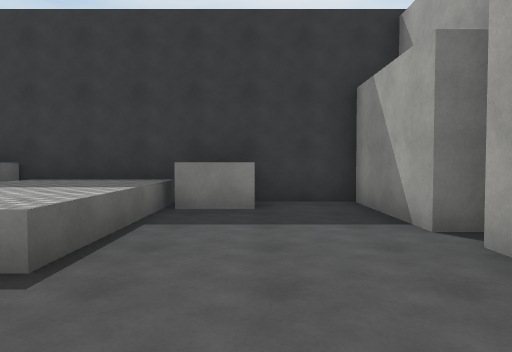
view 1 (above)

19 first-person views from a walk through a scene from a Unity 3-D project. The camera is 1.4 m above the floor, tilts 2° down and sees 70° across. The floor is counted in squares, 2 m on a side. Each view is taken from the middle of a square. On the plan, view 1 faces up. The plan holds only what a view shows up to about 11 squares ahead; the rest is blank. Surface patterns are stand-ins for the level's own textures.

view 2
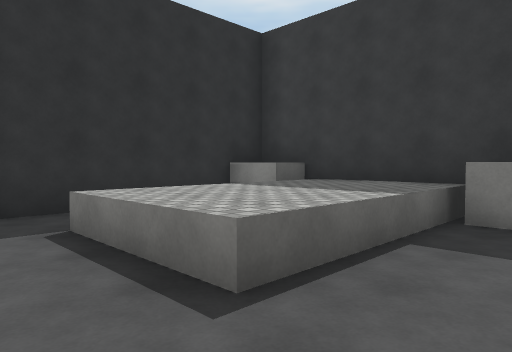

view 3
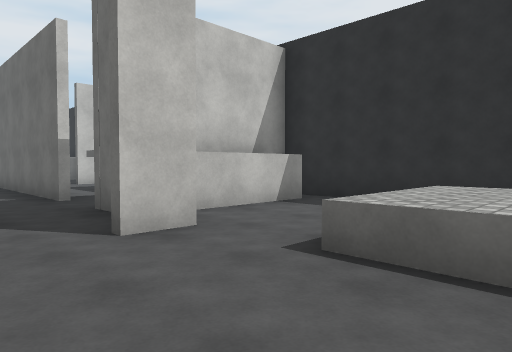

view 4
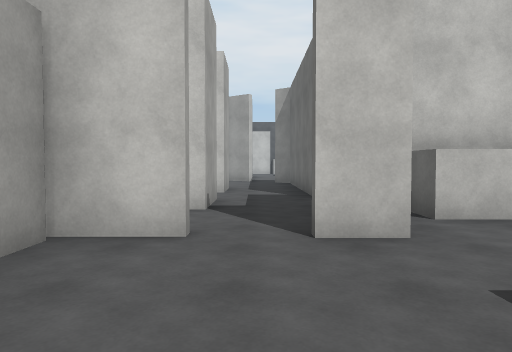

view 5
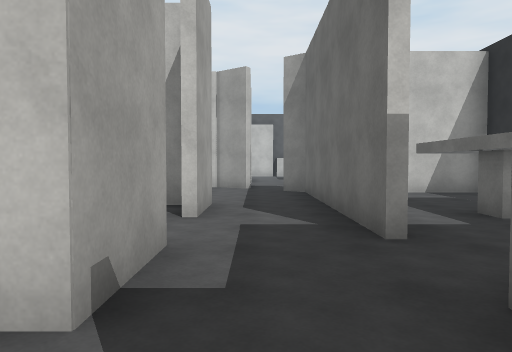

view 6
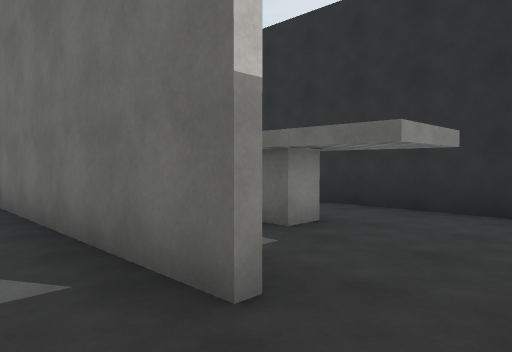

view 7
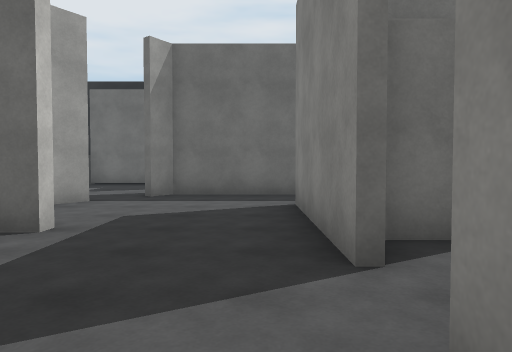

view 8
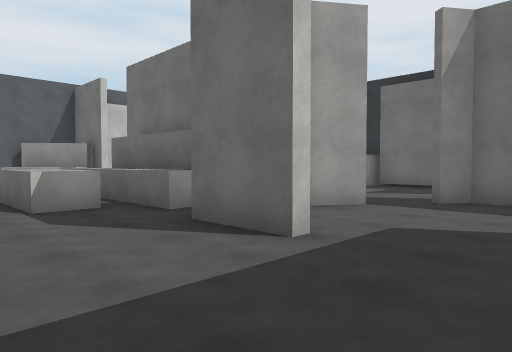

view 9
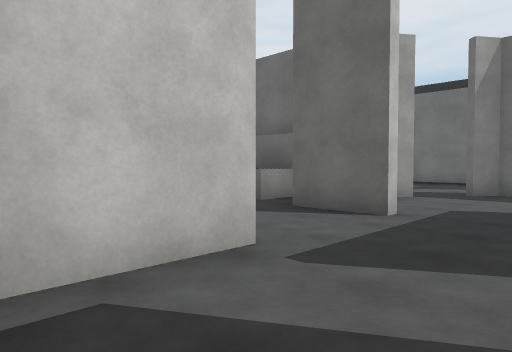

view 10
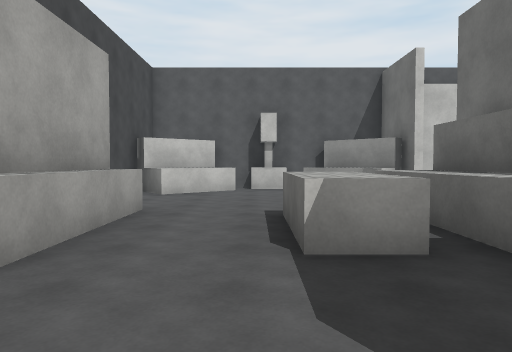

view 11
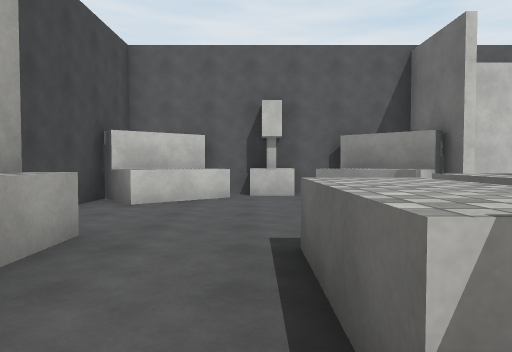

view 12
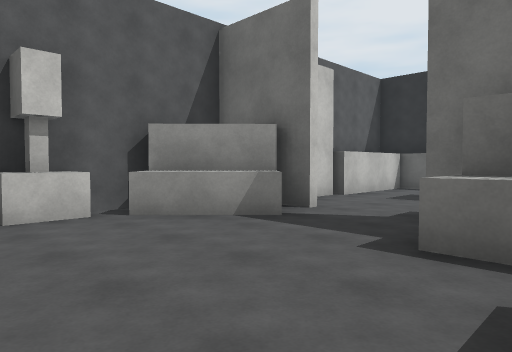

view 13
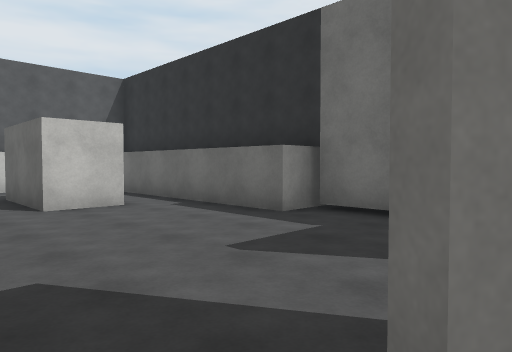

view 14
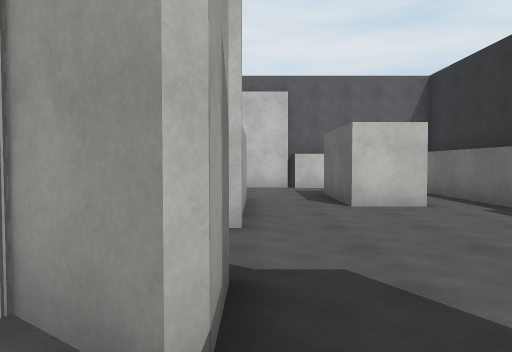

view 15
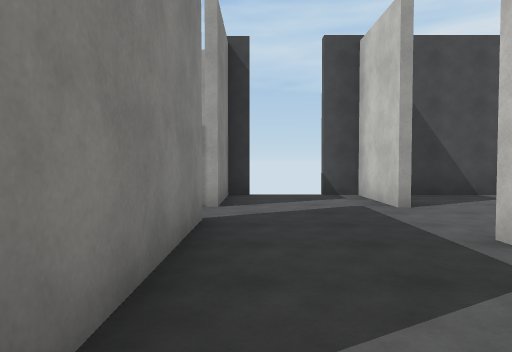

view 16
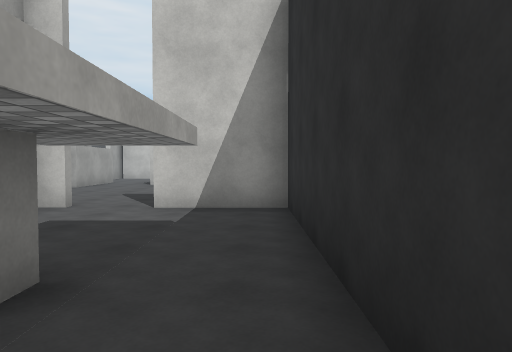

view 17
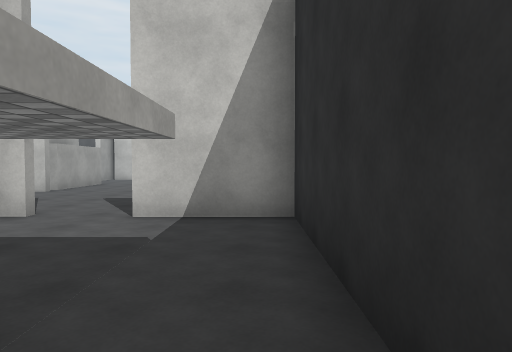

view 18
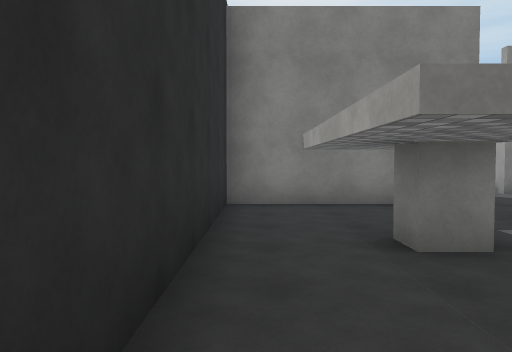

view 19
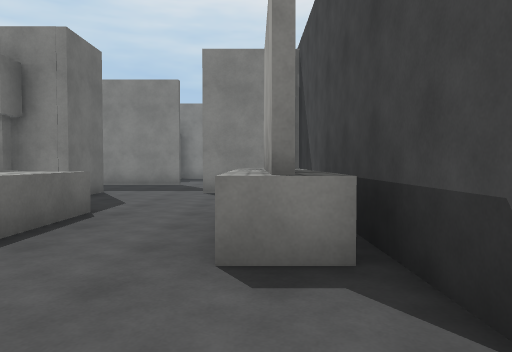

### Floor plan
Key: @ floor where view 1 was taken; # wall or solid block; . floor; ^ raised ledge; O other object.
Columns run from 6 left of view 1 to 8 right of it. Each row starts with its distance up from view 1.
  7 #########
  6 #OO^^OO.#
  5 # ^^^...#
  4 # ^^^...#
  3 #.^^^...#
  2 #.......#
  1 #.......#
  0 #....#@##
 -1 #.##.#..
 -2 ######.#
 -3 #......#
 -4 #....#..
 -5 #..#.#.###.
 -6 #....#.####.###
 -7 #....#.........
 -8 #....#.........
 -9 ###..#......###
-10  #.......#....#
-11  #....####....#
-12  #......#^....#
-13  ##....#^^^..^#
-14   #....#^^^..##
-15   #.#..#^^^..^#
-16   #.#..##^....#
-17   #.#.........#
-18   #...........#
-19   #.....^^..^^#
-20   ######^^#O^^
-21          ####

Where each view was taken, in squares from view 1:
view 1: 0 up, 0 right, facing up
view 2: 1 up, 0 right, facing up-left
view 3: 4 up, 1 right, facing down-left
view 4: 4 up, 0 right, facing down
view 5: 0 up, 0 right, facing down
view 6: 2 down, 0 right, facing down-left
view 7: 7 down, 7 right, facing left
view 8: 7 down, 6 right, facing down-left
view 9: 7 down, 8 right, facing down-left
view 10: 10 down, 5 right, facing down
view 11: 12 down, 5 right, facing down
view 12: 15 down, 6 right, facing down-left
view 13: 9 down, 0 right, facing down-left
view 14: 9 down, 0 right, facing down
view 15: 7 down, 0 right, facing right
view 16: 3 down, 5 left, facing down
view 17: 4 down, 5 left, facing down
view 18: 8 down, 5 left, facing up
view 19: 18 down, 7 right, facing up
